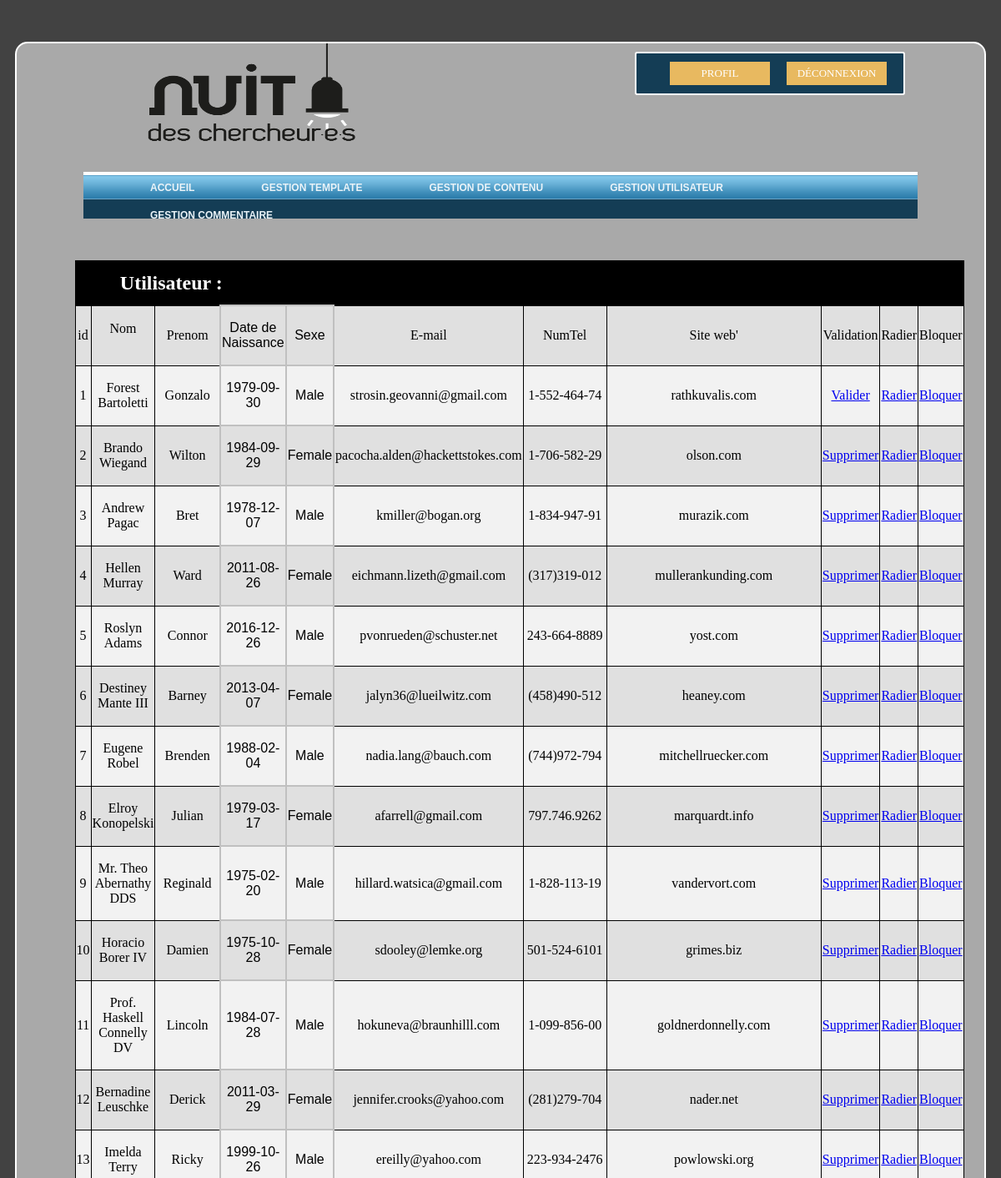
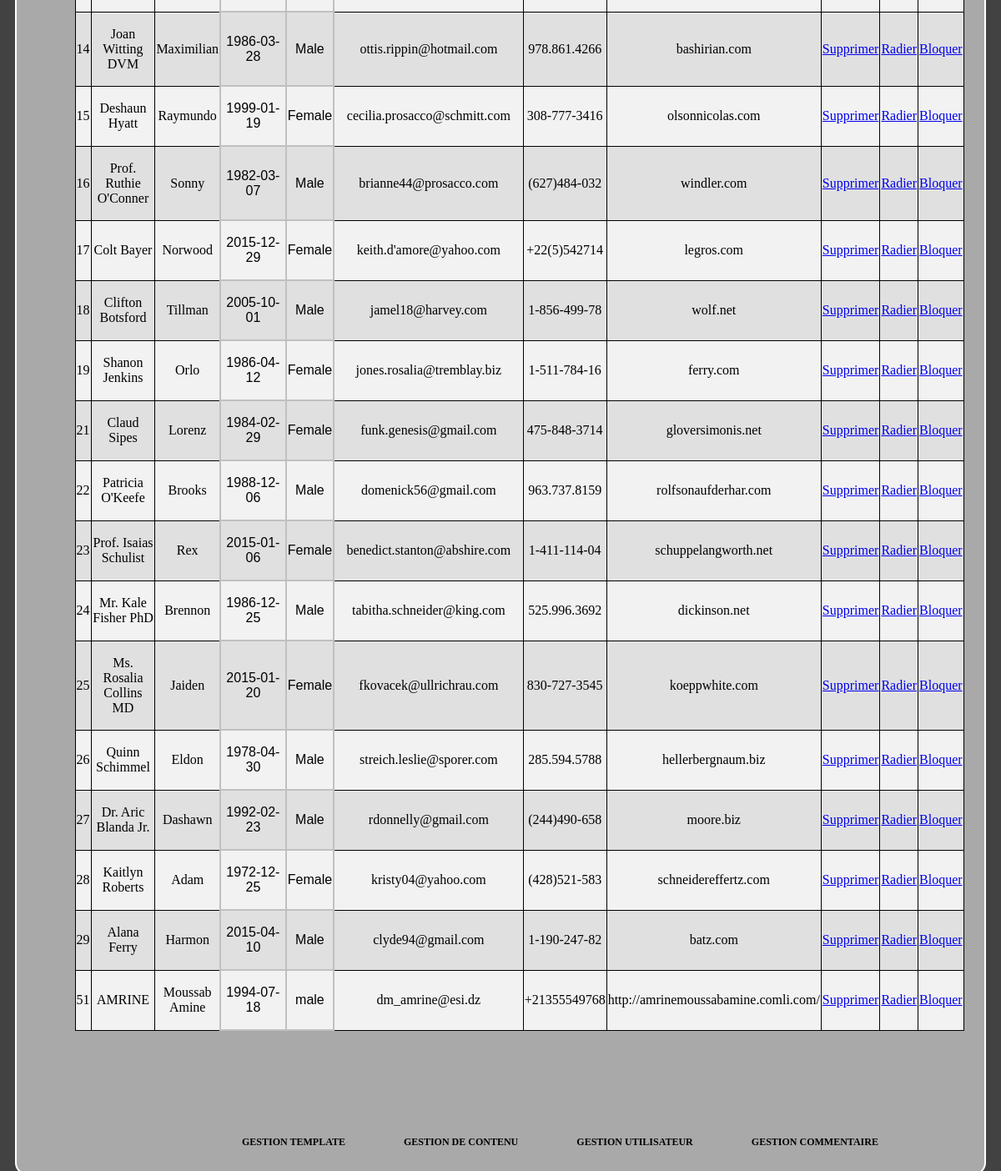
Page /index.php?page=User (signed in) on the committed database (2 pictures, top to bottom).
### tables this page shows
CREATE TABLE IF NOT EXISTS `template` (
  `id` int(8) NOT NULL AUTO_INCREMENT,
  `logo` varchar(255) DEFAULT NULL,
  `couleurAccueil` varchar(15) DEFAULT NULL,
  `couleurPublication` varchar(15) DEFAULT NULL,
  `couleurChercheur` varchar(15) DEFAULT NULL,
  `couleurConference` varchar(15) DEFAULT NULL,
  `couleurJourneaux` varchar(15) DEFAULT NULL,
  `couleurMenu` varchar(15) DEFAULT NULL,
  `couleurNews` varchar(15) DEFAULT NULL,
  PRIMARY KEY (`id`)
);

CREATE TABLE IF NOT EXISTS `user` (
  `id` int(11) NOT NULL AUTO_INCREMENT,
  `nom` varchar(25) NOT NULL,
  `prenom` varchar(25) NOT NULL,
  `bday` date NOT NULL,
  `sexe` varchar(10) NOT NULL,
  `Travail` varchar(30) NOT NULL,
  `Grade` varchar(30) NOT NULL,
  `affiliation` varchar(30) NOT NULL,
  `Themarecherche` varchar(150) NOT NULL,
  `cv` varchar(250) NOT NULL,
  `mail` varchar(100) NOT NULL,
  `NumTel` varchar(12) NOT NULL,
  `Siteweb` varchar(50) NOT NULL,
  `Bibliographie` text NOT NULL,
  `Publication` text NOT NULL,
  `pays` varchar(30) NOT NULL,
  `adr` varchar(200) NOT NULL,
  `password` varchar(255) NOT NULL,
  `imgUrl` varchar(250) NOT NULL,
  `bloquer` int(8) DEFAULT '0',
  `radier` int(11) DEFAULT '0',
  `inscrptionValider` int(11) DEFAULT '0',
  PRIMARY KEY (`id`)
);

### View/admin/User.php (called while the page is built)
<?php
class UserVIEW
{
    private $model;
    public function __construct($model)
    {
        $this->model = $model;
    }
    public function __Tabs()
    {
        return $this->model->__tab();
    }
}

### Controller/admin/User.php (called while the page is built)
<?php
include(dirname(__FILE__) . '/../../View/admin/User.php');
include(dirname(__FILE__) . '/../../Model/admin/User.php');
$connect = new db();
$bdd = $connect->connectDB();
$MDL = new UserMDL($bdd);
$View = new UserVIEW($MDL);
$View->__Tabs();

### Model/admin/User.php (the view, shortened to what this page needs)
<?php
class UserMDL
{
    private $bdd;
    public function __construct($bdd)
    {
        $this->bdd = $bdd;
    }
    public function __tab()
    {
        $req = $this->bdd->prepare("SELECT * from user");
        $req->execute();
        echo "
            <table id='userTab'>
                <tr>
                    <th colspan=\"11\">Utilisateur :</th>
                </tr>
                <tr>
                    <td id='iduser' >
                        <p> id </p>
                    </td>
                    <td id='nom'
                        <p>Nom</p>
                    </td>
                    <td id='prenom' >
                        <p>Prenom</p>
                    </td>
                    <td id='bday' >
                        <p>Date de Naissance</p>
                    </td>
                    <td id='sexe' >
                        <p>Sexe</p>
                    </td>
                    <td id='mail' >
                        <p>E-mail</p>
                    </td>
                    <td id='NumTel' >
                        <p>NumTel</p>
                    </td>
                    <td id='Siteweb' >
                        <p>Site web'</p>
                    </td>
                    <td id='inscrptionValider' >
                        <p>Validation</p>
                    </td>
                    <td id='Radier' >
                        <p>Radier</p>
                    </td>
                    <td id='block' >
                        <p>Bloquer</p>
                    </td>
                </tr>";
        while ($res = $req->fetch()) {
            $id = $res['id'];
            echo "<tr>
                    <td id='iduser'>
                        <p>" . $res['id'] . "</p>
                    </td>
                    <td id='nom' >
                        <p>" . $res['nom'] . "</p>
                    </td>
                    <td id='prenom' >
                        <p>" . $res['prenom'] . "</p>
                    </td>
                    <td id='bday' >
                        <p>" . $res['bday'] . "</p>
                    </td>
                    <td id='sexe' >
                        <p>" . $res['sexe'] . "</p>
                    </td>
                    <td id='mail' >
                        <p>" . $res['mail'] . "</p>
                    </td>
                    <td id='NumTel' >
                        <p>" . $res['NumTel'] . "</p>
                    </td>
                    <td id='Siteweb' >
                        <p>" . $res['Siteweb'] . "</p>
                    </td>
                    <td id='inscrptionValider' >";
            if ($res['inscrptionValider']) {
                echo "<a href=\"Model/admin/utils.php?valider=true&id=$id\" >Valider</a>";
            } else {
                echo "<a href=\"Model/admin/utils.php?valider=false&id=$id\" >Supprimer</a>";
            }
            echo "</td>
                    <td id='edit' >";
            if (!$res['radier']) {
                echo "<a href=\"Model/admin/utils.php?radier=true&id=$id\" >Radier</a>";
            } else {
                echo "<a href=\"Model/admin/utils.php?radier=false&id=$id\" >Stop Radier</a>";
            }
            echo "</td>
                    <td id='del' >";
            if (!$res['bloquer']) {
                echo "<a href=\"Model/admin/utils.php?block=true&id=$id\">Bloquer</a>";
            } else {
                echo "<a href=\"Model/admin/utils.php?block=false&id=$id\">Débloquer</a>";
            }
            echo "</td>
                    </tr>";
        }
        echo " </table><br><br>";
    }
}

### View/header.php (shortened to what this page needs)
<!DOCTYPE html>
<html xmlns="http://www.w3.org/1999/html">
<head>
    <link rel="stylesheet" href="assets/css/menuHorizStyle.css" type="text/css"/>
    <link rel="stylesheet" href="assets/css/AccueilStyle.css" media="all" type="text/css"/>
    <link rel="stylesheet" href="assets/css/footerStyle.css" type="text/css"/>
    <link rel="stylesheet" href="assets/css/slidesShowStyle.css" type="text/css"/>
    <link rel="stylesheet" href="assets/css/btnSearch.css" type="text/css"/>
    <link rel="stylesheet" href="assets/css/NewsDetails.css" type="text/css"/>
    <link rel="stylesheet" href="assets/css/News.css" type="text/css"/>
    <link rel="stylesheet" href="assets/css/EventStyle.css" type="text/css"/>
    <link rel="stylesheet" href="assets/css/signeUpStyle.css" type="text/css"/>
    <link rel="stylesheet" href="assets/css/Chercheurs.css" type="text/css"/>
    <link rel="stylesheet" href="assets/css/publication.css" type="text/css"/>
    <link rel="stylesheet" href="assets/css/Journaux.css" type="text/css"/>
    <link rel="stylesheet" href="assets/css/Conferences.css" type="text/css"/>
    <link rel="stylesheet" href="assets/css/commentaire.css" type="text/css"/>
    <link rel="stylesheet" href="assets/css/Issue.css" type="text/css"/>
    <?php
    if (isset($_GET['page']) AND
        ($_GET['page'] == "Admin" OR
            $_GET['page'] == "Template" OR
            $_GET['page'] == "Contenu" OR
            $_GET['page'] == "User" OR
            $_GET['page'] == "Commentaire" OR
            $_GET['page'] == "EditerContenu" OR
            $_GET['page'] == "EditerContenuConference" OR
            $_GET['page'] == "EditerContenuEvent" OR
            $_GET['page'] == "EditerContenuJournal" OR
            $_GET['page'] == "EditerContenuPublication")
    ) {
        echo "<link rel=\"stylesheet\" href=\"assets/css/admin/admin.css\"  media=\"screen\" type=\"text/css\" />";
        echo "<link rel=\"stylesheet\" href=\"assets/css/admin/Template.css\" type=\"text/css\" />
                <script src='assets/js/admin/admin.js' type='application/javascript'></script>
                <script src='assets/js/admin/Template.js' type='application/javascript'></script>
                  <script src='assets/js/admin/jscolor.min.js' type='application/javascript'></script>";
    }
    $connect = new db();
    $bdd = $connect->connectDB();
    $req = $bdd->prepare("SELECT * from template");
    $req->execute();
    $res = $req->fetch();
    ?>
</head>
<body>
<div class="container">
    <nav>
        <?php
        if (isset($_SESSION['userORadmin']) && $_SESSION['userORadmin'] == 0) {
            $logo = (isset($_SESSION['bloquer']) && $_SESSION['bloquer']) ? "#" : "index.php?page=Accueil";
        } elseif (isset($_SESSION['userORadmin']) && $_SESSION['userORadmin'] == 1) {
            $logo = "index.php?page=Admin";
        } else
            $logo = "index.php?page=Accueil";
        echo "<a href=\"$logo\" ><img id=\"logo\" src=\"" . $res['logo'] . "\" width=\"30%\" height=\"150\"></a>";
        ?>
        <?php
        if (isset($_SESSION['nom'])) {
            echo "<div class=\"authentification\"  id=\"login\" >
                                <a id=\"logout-btn\" href=\"Model/Inscription.php?log=out\" value=\"Déconnexion\">Déconnexion</a>
                                <a id=\"profil-btn\" href=\"index.php?page=Profil\" value=\"Profil\">Profil</a>
                      </div>";
        }
        ?>
        <div id="dolphincontainer">
            <div id="dolphinnav">
                <?php
                if (isset($_GET['page']) AND
                    ($_GET['page'] == "Admin" OR
                        $_GET['page'] == "Template" OR
                        $_GET['page'] == "Contenu" OR
                        $_GET['page'] == "User" OR
                        $_GET['page'] == "Commentaire" OR
                        $_GET['page'] == "EditerContenu" OR
                        $_GET['page'] == "EditerContenuConference" OR
                        $_GET['page'] == "EditerContenuEvent" OR
                        $_GET['page'] == "EditerContenuJournal" OR
                        $_GET['page'] == "EditerContenuPublication")
                ) {
                    echo "
                            <ul>
<li><a href=\"index.php?Admin\" id=Admin\"><span>Accueil</span></a></li>
                                <li><a href=\"index.php?page=Template\" id=\"template\"><span>Gestion Template</span></a></li>
                                <li><a href=\"index.php?page=Contenu\" id=\"contenu\"><span>Gestion De Contenu</span></a></li>
                                <li><a href=\"index.php?page=User\" id=\"utilisateur\"><span>Gestion Utilisateur</span></a></li>
                                <li><a href=\"index.php?page=Commentaire\" id=\"commentaire\"><span>Gestion Commentaire</span></a></li>
                            </ul>
                        ";
                }
                ?>
            </div>
        </div>
    </nav>

### assets/css/menuHorizStyle.css (style rules this page uses)
#dolphincontainer { position: relative; height: 56px; color: #E0E0E0; background: #143D55; width: 100%; font-family: Helvetica, Arial, Verdana, sans-serif; }
#dolphinnav { position: relative; height: 33px; font-size: 12px; text-transform: uppercase; font-weight: bold; background: #fff url('../image/dolphin_bg.gif') repeat-x bottom left; padding: 0 0 0 20px; }
#dolphinnav ul { margin: 0; padding: 0; list-style-type: none; width: auto; float: left; }
#dolphinnav ul li { display: block; float: left; margin-left: 40px; }
#dolphinnav ul li a { display: block; float: left; color: #EAF3F8; text-decoration: none; padding: 0 0 0 20px; height: 33px; }
#dolphinnav ul li a span { padding: 12px 20px 0 0; height: 21px; float: left; }
#logo { margin-left: 50px; margin-right: 50px; }

### assets/css/AccueilStyle.css (style rules this page uses)
body { background-color: navy; }
nav, footer { margin-right: 80px; margin-left: 80px; }
.container { overflow: auto; border: 2px solid white; border-radius: 15px; background-color: #a2bfff; margin: 50px 60px 20px; padding-bottom: 20px; }
.authentification { width: 300px; background-color: #143D55; border: 2px solid white; border-radius: 3px; padding: 10px 10px 10px 10px; position: relative; float: right; margin-top: 10px; margin-right: 15px; }
#login #logout-btn, #login #profil-btn { background-color: #E8B960; border-style: solid; border-width: 1px; border-color: #E8B960; padding: 5px 10px 5px 10px; width: 40%; box-sizing: border-box; text-align: center; text-decoration: none; font-family: PT sans; font-size: 13px; font-weight: normal; text-transform: uppercase; color: #ffffff; float: right; margin-right: 10px; margin-left: 10px }

### assets/css/signeUpStyle.css (style rules this page uses)
#bday, #upays { width: 156px; }
#pdfCV, #thematique, #sexe, #bday, #picture, #upays { box-sizing: border-box; font-family: helvetica; border: 2px solid silver; border-radius: 3px; }
#sexe, #picture { width: 250px; }

### assets/css/admin/admin.css (style rules this page uses)
body { background-color: #424242; }
table { border-radius: 10%; border: 1px solid black; margin-left: 20%; margin-top: 50px; margin-bottom: 5%; width: 60%; }
table, th, td { border: 1px solid black; border-collapse: collapse; }
th { height: 50px; text-align: left; padding-left: 5%; color: white; font-size: x-large; background-color: black; }
tr:nth-child(2n+1) { background-color: #F2F2F2; }
tr:nth-child(2n) { background-color: #E0E0E0; }
td { text-align: center; width: 50%; }
#id, #del, #edit { width: 10% }
#userTab { border: 1px solid black; margin-left: 6%; margin-top: 50px; margin-bottom: 5%; width: 88%; }
.container { margin-right: 10px; margin-left: 10px; background-color: darkgrey; }

### rows in the picture
template: logo (picture)
user: id "1", nom "Forest Bartoletti", prenom "Gonzalo", bday "1979-09-30", sexe "Male", mail "strosin.geovanni@gmail.com", NumTel "1-552-464-74", Siteweb "rathkuvalis.com"
user: id "2", nom "Brando Wiegand", prenom "Wilton", bday "1984-09-29", sexe "Female", mail "pacocha.alden@hackettstokes.com", NumTel "1-706-582-29", Siteweb "olson.com"
user: id "3", nom "Andrew Pagac", prenom "Bret", bday "1978-12-07", sexe "Male", mail "kmiller@bogan.org", NumTel "1-834-947-91", Siteweb "murazik.com"
user: id "4", nom "Hellen Murray", prenom "Ward", bday "2011-08-26", sexe "Female", mail "eichmann.lizeth@gmail.com", NumTel "(317)319-012", Siteweb "mullerankunding.com"
user: id "5", nom "Roslyn Adams", prenom "Connor", bday "2016-12-26", sexe "Male", mail "pvonrueden@schuster.net", NumTel "243-664-8889", Siteweb "yost.com"
user: id "6", nom "Destiney Mante III", prenom "Barney", bday "2013-04-07", sexe "Female", mail "jalyn36@lueilwitz.com", NumTel "(458)490-512", Siteweb "heaney.com"
user: id "7", nom "Eugene Robel", prenom "Brenden", bday "1988-02-04", sexe "Male", mail "nadia.lang@bauch.com", NumTel "(744)972-794", Siteweb "mitchellruecker.com"
user: id "8", nom "Elroy Konopelski", prenom "Julian", bday "1979-03-17", sexe "Female", mail "afarrell@gmail.com", NumTel "797.746.9262", Siteweb "marquardt.info"
user: id "9", nom "Mr. Theo Abernathy DDS", prenom "Reginald", bday "1975-02-20", sexe "Male", mail "hillard.watsica@gmail.com", NumTel "1-828-113-19", Siteweb "vandervort.com"
user: id "10", nom "Horacio Borer IV", prenom "Damien", bday "1975-10-28", sexe "Female", mail "sdooley@lemke.org", NumTel "501-524-6101", Siteweb "grimes.biz"
user: id "11", nom "Prof. Haskell Connelly DV", prenom "Lincoln", bday "1984-07-28", sexe "Male", mail "hokuneva@braunhilll.com", NumTel "1-099-856-00", Siteweb "goldnerdonnelly.com"
user: id "12", nom "Bernadine Leuschke", prenom "Derick", bday "2011-03-29", sexe "Female", mail "jennifer.crooks@yahoo.com", NumTel "(281)279-704", Siteweb "nader.net"
user: id "13", nom "Imelda Terry", prenom "Ricky", bday "1999-10-26", sexe "Male", mail "ereilly@yahoo.com", NumTel "223-934-2476", Siteweb "powlowski.org"
user: id "14", nom "Joan Witting DVM", prenom "Maximilian", bday "1986-03-28", sexe "Male", mail "ottis.rippin@hotmail.com", NumTel "978.861.4266", Siteweb "bashirian.com"
user: id "15", nom "Deshaun Hyatt", prenom "Raymundo", bday "1999-01-19", sexe "Female", mail "cecilia.prosacco@schmitt.com", NumTel "308-777-3416", Siteweb "olsonnicolas.com"
user: id "16", nom "Prof. Ruthie O'Conner", prenom "Sonny", bday "1982-03-07", sexe "Male", mail "brianne44@prosacco.com", NumTel "(627)484-032", Siteweb "windler.com"
user: id "17", nom "Colt Bayer", prenom "Norwood", bday "2015-12-29", sexe "Female", mail "keith.d'amore@yahoo.com", NumTel "+22(5)542714", Siteweb "legros.com"
user: id "18", nom "Clifton Botsford", prenom "Tillman", bday "2005-10-01", sexe "Male", mail "jamel18@harvey.com", NumTel "1-856-499-78", Siteweb "wolf.net"
user: id "19", nom "Shanon Jenkins", prenom "Orlo", bday "1986-04-12", sexe "Female", mail "jones.rosalia@tremblay.biz", NumTel "1-511-784-16", Siteweb "ferry.com"
user: id "21", nom "Claud Sipes", prenom "Lorenz", bday "1984-02-29", sexe "Female", mail "funk.genesis@gmail.com", NumTel "475-848-3714", Siteweb "gloversimonis.net"
user: id "22", nom "Patricia O'Keefe", prenom "Brooks", bday "1988-12-06", sexe "Male", mail "domenick56@gmail.com", NumTel "963.737.8159", Siteweb "rolfsonaufderhar.com"
user: id "23", nom "Prof. Isaias Schulist", prenom "Rex", bday "2015-01-06", sexe "Female", mail "benedict.stanton@abshire.com", NumTel "1-411-114-04", Siteweb "schuppelangworth.net"
user: id "24", nom "Mr. Kale Fisher PhD", prenom "Brennon", bday "1986-12-25", sexe "Male", mail "tabitha.schneider@king.com", NumTel "525.996.3692", Siteweb "dickinson.net"
user: id "25", nom "Ms. Rosalia Collins MD", prenom "Jaiden", bday "2015-01-20", sexe "Female", mail "fkovacek@ullrichrau.com", NumTel "830-727-3545", Siteweb "koeppwhite.com"
user: id "26", nom "Quinn Schimmel", prenom "Eldon", bday "1978-04-30", sexe "Male", mail "streich.leslie@sporer.com", NumTel "285.594.5788", Siteweb "hellerbergnaum.biz"
user: id "27", nom "Dr. Aric Blanda Jr.", prenom "Dashawn", bday "1992-02-23", sexe "Male", mail "rdonnelly@gmail.com", NumTel "(244)490-658", Siteweb "moore.biz"
user: id "28", nom "Kaitlyn Roberts", prenom "Adam", bday "1972-12-25", sexe "Female", mail "kristy04@yahoo.com", NumTel "(428)521-583", Siteweb "schneidereffertz.com"
user: id "29", nom "Alana Ferry", prenom "Harmon", bday "2015-04-10", sexe "Male", mail "clyde94@gmail.com", NumTel "1-190-247-82", Siteweb "batz.com"
user: id "51", nom "AMRINE", prenom "Moussab Amine", bday "1994-07-18", sexe "male", mail "dm_amrine@esi.dz", NumTel "+21355549768", Siteweb "http://amrinemoussabamine.comli.com/"
